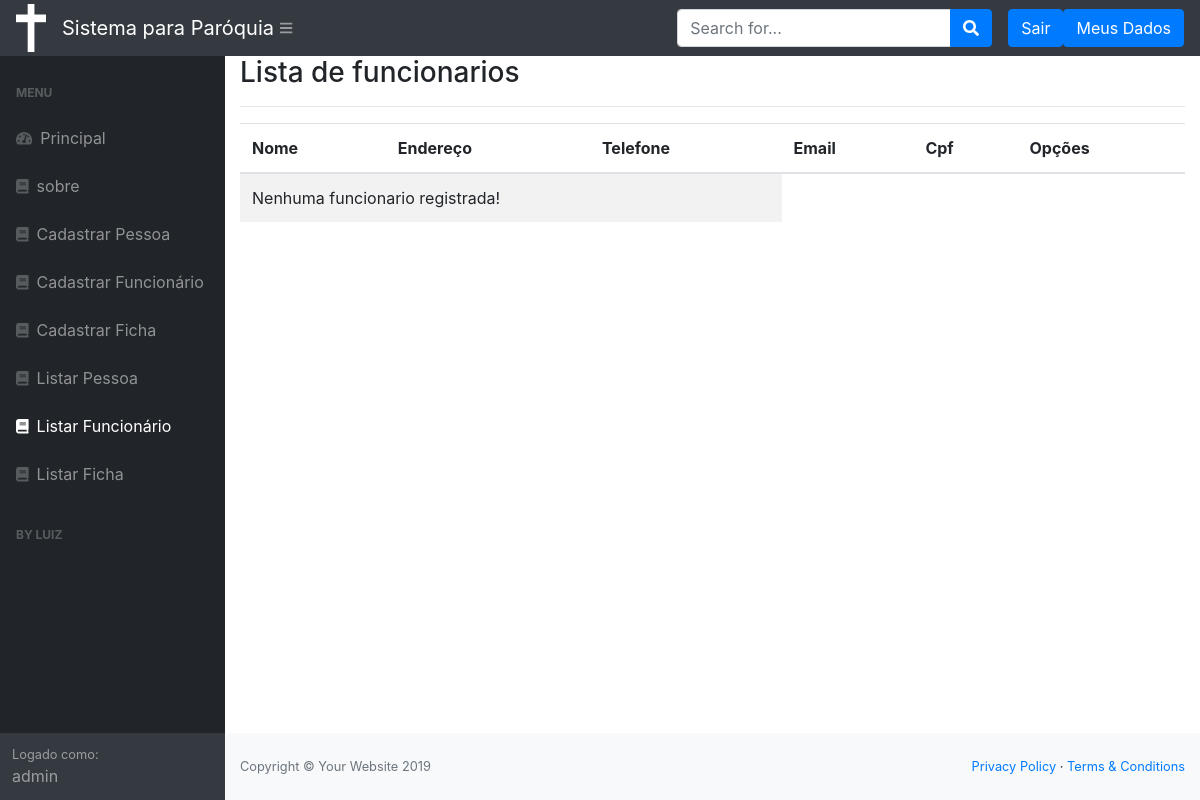
The app's page /listar/funcionario/ (signed in), older data.
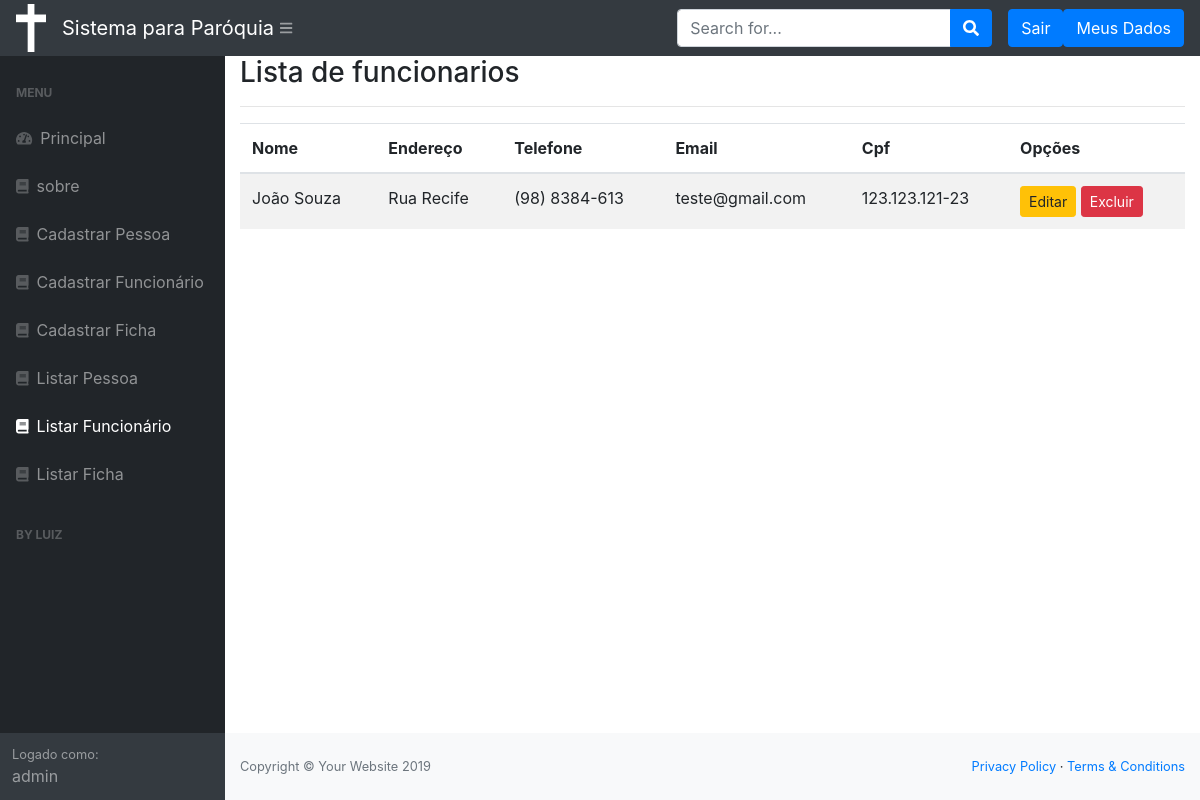
The same page, newer data.
### cadastros/models.py (models this page shows, shortened)
class Funcionario(models.Model):
    nome = models.CharField(max_length=50)
    endereco = models.CharField(max_length=50, verbose_name="Endereço", unique=True)
    telefone = models.CharField(max_length=50)
    email = models.CharField(max_length=50, unique=True)
    cpf = models.CharField(max_length=50)

### cadastros/views.py (the view)
# urls.py: path('listar/funcionario/', FuncionarioList.as_view(), name="listar-funcionario"),
class FuncionarioList(LoginRequiredMixin, ListView):
    login_url = reverse_lazy('login')
    model = Funcionario
    template_name = 'cadastros/listas/funcionario.html'

### cadastros/templates/cadastros/listas/funcionario.html (shortened to what this page needs)
{% extends 'paginas/modelo.html' %}
{% load static %}
{% block conteudo %}
    <h3>Lista de funcionarios </h3>
<hr>
<div class="table-responsive">
    <table class="table table-striped" id="tabela_funcionario">
        <thead>
            <tr>
                <th>Nome</th>
                <th>Endereço</th>
                <th>Telefone</th>
                <th>Email</th>
                <th>Cpf</th>
                <th>Opções</th>
            </tr>
        </thead>
        <tbody>
        {% for funcionario in object_list %}
        <tr>
            <td>{{ funcionario.nome }}</td>
            <td> {{ funcionario.endereco }} </td>
            <td> {{ funcionario.telefone }} </td>
            <td> {{ funcionario.email }} </td>
            <td> {{ funcionario.cpf }} </td>
            <td>
                <a href="{% url 'editar-funcionario' funcionario.pk %}" class="btn btn-warning btn-sm">Editar</a>
                <a href="{% url 'excluir-funcionario' funcionario.pk %}" class="btn btn-danger btn-sm">Excluir</a>
             </td>
        </tr>
        {% empty %}
        <tr>
            <td colspan="3">Nenhuma funcionario registrada!</td>
        </tr>
        {% endfor %}
    </tbody>
    </table>
</div>
{% endblock %}

Row changes from the older to the newer data that the page shows:
added Funcionario: nome "João Souza", endereco "Rua Recife", telefone "(98) 8384-613", email "teste@gmail.com", cpf "123.123.121-23"
Text that changed along with them:
text no longer shown: "Nenhuma funcionario registrada!"
